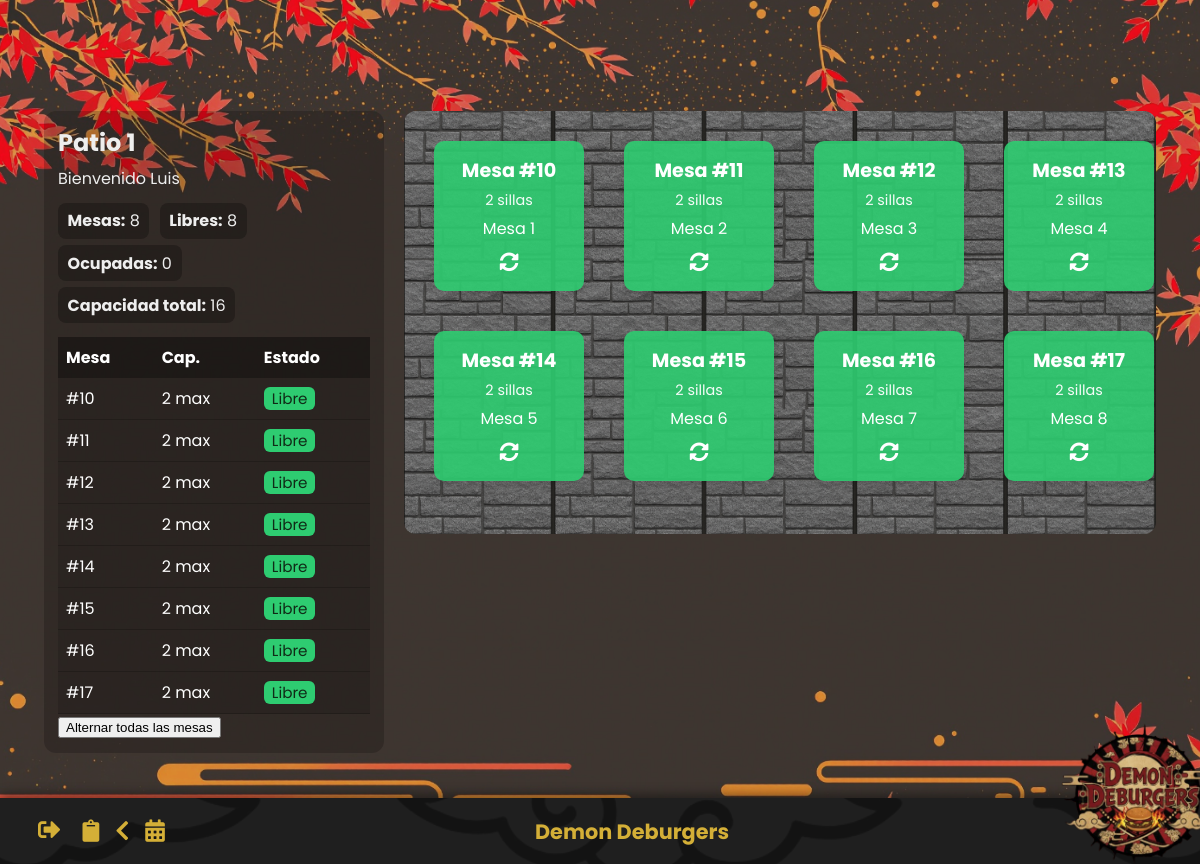
/views/sala.php?sala=1 (signed in), run on the app's committed database.
### tables this page shows
CREATE TABLE recursos (
    id_recurso INT AUTO_INCREMENT PRIMARY KEY,
    tipo ENUM('sala','mesa') NOT NULL,
    nombre VARCHAR(100) NOT NULL,
    capacidad INT,
    estado ENUM('libre','ocupado') DEFAULT 'libre',
    imagen VARCHAR(255),
    posicion_x DECIMAL(5,2) DEFAULT 50.00,
    posicion_y DECIMAL(5,2) DEFAULT 50.00
);

### views/sala.php (the view, shortened to what this page needs)
<?php
require_once('../includes/conexion.php');
$salaId = isset($_GET['sala']) ? (int)$_GET['sala'] : 0;
try {
    $stmtSala = $conn->prepare('SELECT id_recurso, nombre, capacidad FROM recursos WHERE id_recurso = ? AND tipo = "sala"');
    $stmtSala->execute([$salaId]);
    $sala = $stmtSala->fetch(PDO::FETCH_ASSOC);
} catch (Exception $e) {
    header('Location: restaurante.php');
    exit;
}
try {
    $stmtMesas = $conn->prepare('
        SELECT r.id_recurso as id_mesa, r.nombre, r.capacidad, r.estado
        FROM recursos r
        INNER JOIN recursos_jerarquia rh ON r.id_recurso = rh.id_recurso_hijo
        WHERE rh.id_recurso_padre = ?
        AND r.tipo = "mesa"
        ORDER BY r.id_recurso ASC
    ');
    $stmtMesas->execute([$salaId]);
    $mesas = $stmtMesas->fetchAll(PDO::FETCH_ASSOC);
} catch (Exception $e) {
    $mesas = [];
}
$total = count($mesas);
$ocupadas = 0;
$libres = $total - $ocupadas;
$bg = '../img/fondo_piedra.jpg';
$layoutClass = 'layout--grid';
?>
<!DOCTYPE html>
<html lang="es">
<head>
<link rel="stylesheet" href="https://cdnjs.cloudflare.com/ajax/libs/font-awesome/5.15.4/css/all.min.css">
<link rel="stylesheet" href="../css/styles.css">
</head>
<body class="body-restaurante sala-page">
    <div class="sala-layout">
    <aside class="sala-side">
        <h1 class="sala-title"><?= htmlspecialchars($sala['nombre']) ?></h1>
        <?php if (!empty($_SESSION['nombre'])): ?>
            <div class="sala-welcome">Bienvenido <?= htmlspecialchars($_SESSION['nombre']) ?></div>
        <?php endif; ?>
        <div>
            <span class="sala-pill"><b>Mesas:</b> <?= (int)$total ?></span>
            <span class="sala-pill"><b>Libres:</b> <?= (int)$libres ?></span>
            <span class="sala-pill"><b>Ocupadas:</b> <?= (int)$ocupadas ?></span>
            <span class="sala-pill"><b>Capacidad total:</b> <?= (int)$sala['capacidad'] ?></span>
        </div>
        <table class="sala-table">
            <thead>
                <tr><th>Mesa</th><th>Cap.</th><th>Estado</th></tr>
            </thead>
            <tbody>
            <?php foreach ($mesas as $m){ ?>
                <tr>
                    <td>#<?= (int)$m['id_mesa'] ?></td>
                    <td><?= (int)$m['capacidad'] ?> max</td>
                    <td>
                        <?php
                            if ($m['estado'] === 'ocupado') {
                                $clase = 'sala-badge--ocupada';
                                $texto = 'Ocupada';
                            } else {
                                $clase = 'sala-badge--libre';
                                $texto = 'Libre';
                            }
                        ?>
                        <span class="sala-badge <?= $clase ?>">
                            <?= $texto ?>
                        </span>
                    </td>
                </tr>
            <?php } ?>
            </tbody>
        </table>
        <form method="post" action="../proc/toggle_todas.php">
            <button type="submit" class="btn-toggle-todas">Alternar todas las mesas</button>
        </form>
    </aside>
    <section class="sala-board <?= $layoutClass ?>" style="background-image:url('<?= htmlspecialchars($bg) ?>')">
        <div class="sala-canvas" id="salaCanvas">
            <?php foreach ($mesas as $m){
                $cap = (int)$m['capacidad'];
                $estadoClass = ($m['estado'] === 'ocupado') ? 'ocupado' : 'disponible';
            ?>
            <div class="sala-mesa <?= $estadoClass ?>"
                 data-id="<?= (int)$m['id_mesa'] ?>"
                 data-sala="<?= (int)$salaId ?>">
                <div class="mesa-info">
                    <div class="mesa-numero">Mesa #<?= (int)$m['id_mesa'] ?></div>
                    <div class="mesa-sillas"><?= (int)$cap ?> sillas</div>
                    <div class="mesa-nombre"><?= htmlspecialchars($m['nombre'] ?? '') ?></div>
                </div>
                <form method="post" action="../proc/toggle_mesa.php" class="mesa-toggle-form">
                    <button type="submit" class="mesa-toggle-btn" title="Cambiar estado">
                        <i class="fas fa-sync-alt"></i>
                    </button>
                </form>
            </div>
            <?php } ?>
        </div>
    </section>
    </div>
    <?php include '../includes/footer.php'; ?>
</body>
</html>

### includes/footer.php (shortened to what this page needs)
<footer class="main-footer">
<div class="footer-left">
  <form action="../proc/proc_logout.php" method="post">
    <button type="submit" name="logout" class="icon-footer">
      <i class="fas fa-sign-out-alt"></i>
    </button>
  </form>
  <a href="../views/historial.php" class="icon-footer">
    <i class="fas fa-clipboard"></i>
  </a>
  <a href="../views/restaurante.php" class="icon-footer">
    <i class="fas fa-chevron-left"></i>
  </a>
  <a href="../views/reservas.php" class="icon-footer" title="Reservas Anticipadas">
    <i class="fas fa-calendar-alt"></i>
  </a>
</div>
  <div class="footer-center">
    Demon Deburgers
  </div>
  <div class="footer-right">
    <img src="../img/logo_sin_fondo.png" alt="Logo Demon Deburgers" class="footer-logo">
  </div>
</footer>

### css/styles.css (style rules this page uses)
.body-restaurante { margin: 0; font-family: "Poppins", sans-serif; background-image: url("../img/fondo_escritorio.png"); background-size: cover; background-position: center; min-height: 100vh; display: flex; flex-wrap: wrap; justify-content: center; align-items: center; gap: 1.5rem; padding: 2rem; }
.main-footer { position: fixed; z-index: 10; background-color: #1f1f1f; background-image: url("../img/nubes-40opacidad.png"); background-size: cover; background-position: center; background-blend-mode: multiply; color: #d4af37; font-family: "Poppins", sans-serif; display: flex; justify-content: space-between; align-items: center; padding: 1rem 2rem; bottom: 0; left: 0; width: 100%; box-shadow: 0 -4px 10px rgba(0, 0, 0, 0.4); }
.footer-left { display: flex; gap: 1rem; align-items: center; }
.icon-footer { background: none; border: none; color: #d4af37; font-size: 1.4rem; cursor: pointer; transition: transform 0.3s ease; }
.footer-center { position: absolute; top: 50%; left: 50%; transform: translate(-50%, -50%); font-size: 1.3rem; font-weight: bold; color: #d4af37; text-align: center; white-space: nowrap; }
.footer-right { position: absolute; top: -80px; left: 90%; transform: translateX(-50%); z-index: 101; }
.footer-logo { height: 150px; width: auto; max-width: 90vw; }
.sala-page .sala-layout { max-width: 1600px; margin: 0 auto; padding: 12px; display: grid; grid-template-columns: 340px 1fr; gap: 20px; }
.sala-page .sala-side { background: #00000033; color: #eee; border-radius: 12px; padding: 14px; }
.sala-page .sala-title { margin: 0 0 6px; }
.sala-page .sala-welcome { margin: 4px 0 12px; }
.sala-page .sala-pill { display: inline-block; background: #00000044; border-radius: 8px; padding: 0.35rem 0.6rem; margin: 0 6px 6px 0; }
.sala-page .sala-table { width: 100%; border-collapse: collapse; margin-top: 8px; }
.sala-page .sala-table th { background: #00000066; color: #fff; padding: 8px; text-align: left; }
.sala-page .sala-table td { background: #00000022; color: #fff; padding: 8px; border-bottom: 1px solid #00000033; }
.sala-page .sala-badge { padding: 4px 8px; border-radius: 6px; display: inline-block; line-height: 1; font-size: 0.95rem; }
.sala-page .sala-badge--libre { background: #2ecc71; color: #102b17; }
.sala-page .sala-board { position: relative; aspect-ratio: 16/9; width: 100%; border-radius: 12px; overflow: hidden; background-size: cover; background-position: center; }
.sala-page .sala-canvas { position: relative; width: 100%; height: 100%; }
.sala-page .mesa-info { display: flex; flex-direction: column; gap: 5px; text-align: center; }
.sala-page .mesa-numero { font-size: 1.1rem; font-weight: bold; }
.sala-page .mesa-sillas { font-size: 0.9rem; opacity: 0.95; }
.sala-page .sala-canvas { display: flex; flex-direction: row; flex-wrap: wrap; justify-content: flex-start; align-content: flex-start; gap: 20px; padding: 20px; width: 100%; height: auto; min-height: 500px; }
.sala-page .sala-mesa { position: relative; width: 150px; height: 150px; background-color: rgba(255, 255, 255, 0.9); border-radius: 10px; display: flex; flex-direction: column; justify-content: center; align-items: center; box-shadow: 0 4px 6px rgba(0,0,0,0.1); transition: transform 0.2s, box-shadow 0.2s; margin: 10px; z-index: 10; }
.sala-page .sala-mesa.disponible { background-color: rgba(46, 204, 113, 0.9); color: white; }
.sala-page .mesa-info { text-align: center; }
.sala-page .mesa-numero { font-weight: bold; font-size: 1.2rem; }
.sala-page .mesa-sillas { font-size: 0.9rem; }
.sala-page .mesa-toggle-form { margin-top: 10px; }
.sala-page .mesa-toggle-btn { background: none; border: none; cursor: pointer; font-size: 1.2rem; color: inherit; transition: transform 0.2s; }

### data on the page
recursos: nombre "Patio 1", capacidad "16"
recursos: id_recurso "10", capacidad "2", estado "Libre", nombre "Mesa 1"
recursos: id_recurso "11", capacidad "2", estado "Libre", nombre "Mesa 2"
recursos: id_recurso "12", capacidad "2", estado "Libre", nombre "Mesa 3"
recursos: id_recurso "13", capacidad "2", estado "Libre", nombre "Mesa 4"
recursos: id_recurso "14", capacidad "2", estado "Libre", nombre "Mesa 5"
recursos: id_recurso "15", capacidad "2", estado "Libre", nombre "Mesa 6"
recursos: id_recurso "16", capacidad "2", estado "Libre", nombre "Mesa 7"
recursos: id_recurso "17", capacidad "2", estado "Libre", nombre "Mesa 8"

### other printed values
$_SESSION['nombre'] "Luis"
$total "8"
$libres "8"
$ocupadas "0"
